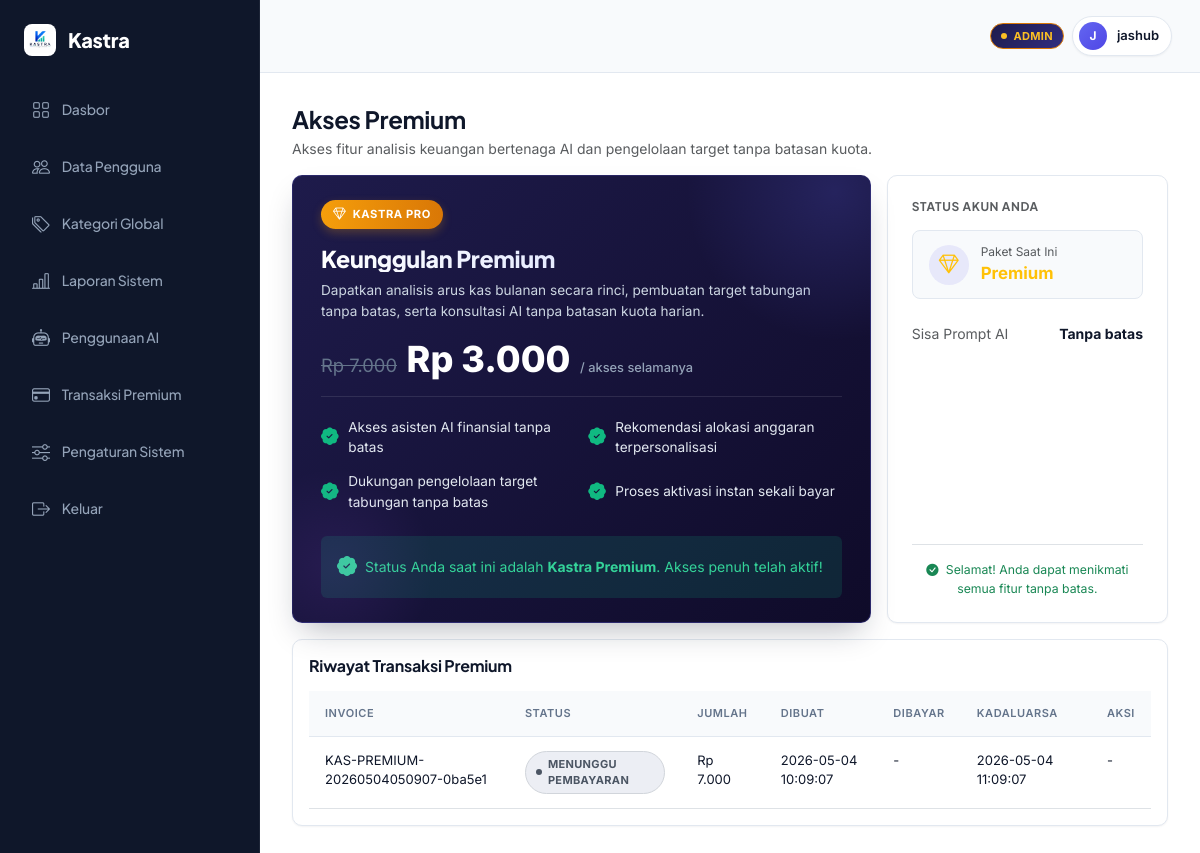
The app's page /user/upgrade_premium.php (signed in) with its own data.
### tables this page shows
CREATE TABLE `users` (
  `id_user` int(11) NOT NULL,
  `nama_lengkap` varchar(120) NOT NULL,
  `email` varchar(120) NOT NULL,
  `kata_sandi` varchar(255) NOT NULL,
  `tanggal_daftar` datetime NOT NULL,
  `foto` varchar(255) DEFAULT NULL,
  `preferensi` longtext DEFAULT NULL CHECK (json_valid(`preferensi`)),
  `status_user` enum('biasa','premium') NOT NULL DEFAULT 'biasa',
  `sisa_prompt` int(11) NOT NULL DEFAULT 15,
  `tanggal_reset_prompt` date DEFAULT NULL,
  `role` enum('admin','user') NOT NULL DEFAULT 'user',
  `premium_expired` datetime DEFAULT NULL
);

CREATE TABLE `transaksi_premium` (
  `id_transaksi` int(11) NOT NULL,
  `id_user` int(11) NOT NULL,
  `kode_pembayaran` varchar(100) NOT NULL,
  `status` enum('pending','berhasil','gagal','expired') NOT NULL DEFAULT 'pending',
  `jumlah` int(11) NOT NULL DEFAULT 7000,
  `tanggal` datetime NOT NULL,
  `kode_invoice` varchar(100) DEFAULT NULL,
  `metode_pembayaran` varchar(100) DEFAULT NULL,
  `waktu_buat` datetime DEFAULT NULL,
  `waktu_bayar` datetime DEFAULT NULL,
  `expired_at` datetime DEFAULT NULL,
  `payment_number` text DEFAULT NULL,
  `total_payment` int(11) DEFAULT NULL
);

### user/upgrade_premium.php (the view, shortened to what the rows shown need)
<?php
require_once __DIR__ . '/../config/database.php';
require_once __DIR__ . '/../config/fungsi.php';
require_once __DIR__ . '/../includes/pakasir_payment.php';
$pakasir = require __DIR__ . '/../config/pakasir.php';
$id_user = (int) $_SESSION['id_user'];
$key_config = $pakasir['api_key'] ?? '';
$slug_config = $pakasir['project_slug'] ?? '';
$config_invalid = (
    empty($key_config) ||
    empty($slug_config) ||
    $key_config === 'ISI_API_KEY_PAKASIR_DI_SINI' ||
    $key_config === 'ISI_API_KEY_PAKASIR' ||
    $key_config === '5rNf7vksuhV55CCtNPc53SlNMSJpvsIt' ||
    $slug_config === 'ISI_PROJECT_SLUG_PAKASIR_DI_SINI' ||
    $slug_config === 'ISI_PROJECT_SLUG_PAKASIR'
);
try { $koneksi->exec("ALTER TABLE transaksi_premium ADD COLUMN payment_number TEXT NULL"); } catch (Throwable $e) {}
try { $koneksi->exec("ALTER TABLE transaksi_premium ADD COLUMN total_payment INT NULL"); } catch (Throwable $e) {}
$koneksi->prepare("UPDATE transaksi_premium SET status='expired' WHERE id_user=:id_user AND status='pending' AND expired_at < :now")
    ->execute(['id_user' => $id_user, 'now' => date('Y-m-d H:i:s')]);
$status_akun = sinkron_status_premium($koneksi, $id_user);
$status_user = $status_akun['status_user'] ?? 'biasa';
$query_user = $koneksi->prepare('SELECT sisa_prompt FROM users WHERE id_user = :id_user LIMIT 1');
$query_user->execute(['id_user' => $id_user]);
$sisa_prompt = (int) (($query_user->fetch()['sisa_prompt'] ?? 0));
$query_transaksi = $koneksi->prepare('SELECT * FROM transaksi_premium WHERE id_user = :id_user ORDER BY waktu_buat DESC LIMIT 10');
$query_transaksi->execute(['id_user' => $id_user]);
$transaksi_premium = $query_transaksi->fetchAll();
$transaksi_pending = null;
if (!$transaksi_pending) {
    $q_pending = $koneksi->prepare("SELECT * FROM transaksi_premium WHERE id_user=:id_user AND status='pending' AND expired_at > :now ORDER BY id_transaksi DESC LIMIT 1");
    $q_pending->execute(['id_user' => $id_user, 'now' => date('Y-m-d H:i:s')]);
    $transaksi_pending = $q_pending->fetch() ?: null;
}
include __DIR__ . '/../partials/header.php';
include __DIR__ . '/../partials/sidebar.php';
include __DIR__ . '/../partials/topbar.php';
?>
<div class="d-flex justify-content-between align-items-end flex-wrap gap-2 mb-3">
  <div>
    <h2 class="mb-1" style="font-size:24px;">Akses Premium</h2>
  </div>
</div>
<div class="row g-3">
  <div class="<?= $transaksi_pending ? 'col-xl-5' : 'col-xl-4' ?>">
    <?php if ($transaksi_pending): ?>
      <?php
        $expired_ts = strtotime((string) $transaksi_pending['expired_at']);
        $detik_sisa = max(0, $expired_ts - time());
        $total_bayar = (int) ($transaksi_pending['total_payment'] ?? $transaksi_pending['jumlah']);
      ?>
      <div class="card-modern qris-pay-card" id="cardPembayaranQR"
           data-invoice="<?= h($transaksi_pending['kode_invoice']) ?>"
           data-expired-seconds="<?= (int) $detik_sisa ?>">
        <div class="qris-pay-header">
          <h6 class="mb-1 text-white"><i class="bi bi-qr-code-scan me-2"></i>Pembayaran QRIS</h6>
          <p class="text-white-50 small mb-0">Pindai kode QR untuk menyelesaikan pembayaran.</p>
        </div>
        <div class="p-3 text-center bg-light-subtle">
          <div id="qrisCanvas" class="qris-scanner-box mb-2"></div>
          <div id="labelQrInfo" class="small text-muted mt-1">Pindai untuk membayar otomatis</div>
        </div>
        <div class="p-3 border-top">
          <div class="detail-row">
            <span class="text-muted">Faktur</span>
            <strong><?= h($transaksi_pending['kode_invoice']) ?></strong>
          </div>
          <div class="detail-row">
            <span class="text-muted">Total Bayar</span>
            <strong class="text-primary"><?= h(format_rupiah((float) $total_bayar)) ?></strong>
          </div>
          <div class="detail-row">
            <span class="text-muted">Status</span>
            <span id="statusPembayaran" class="badge-status badge-biasa"><?= h(status_label_premium((string) $transaksi_pending['status'])) ?></span>
          </div>
          <div class="detail-row">
            <span class="text-muted">Sisa Waktu</span>
            <strong id="countdownPembayaran" class="text-danger">--:--</strong>
          </div>
          <div class="mt-3 d-flex gap-2 flex-wrap">
            <a href="<?= url('user/upgrade_premium.php') ?>" class="btn btn-light btn-sm w-100"><i class="bi bi-arrow-clockwise me-1"></i>Perbarui Data</a>
            <?php if (!$config_invalid): ?>
            <form method="post" class="w-100" id="formBuatUlang" style="display:none;">
              <input type="hidden" name="aksi" value="buat_ulang">
              <input type="hidden" name="invoice_lama" value="<?= h((string) $transaksi_pending['kode_invoice']) ?>">
              <button class="btn btn-utama btn-sm w-100" type="submit"><i class="bi bi-plus-circle me-1"></i>Buat Ulang Pembayaran</button>
            </form>
            <?php endif; ?>
          </div>
        </div>
      </div>
      <script src="https://cdn.jsdelivr.net/npm/qrcodejs@1.0.0/qrcode.min.js"></script>
      <script>
      (function () {
        const card = document.getElementById('cardPembayaranQR');
        if (!card) return;
        const invoice = card.getAttribute('data-invoice') || '';
        let detikSisa = parseInt(card.getAttribute('data-expired-seconds') || '0', 10);
        const statusEl = document.getElementById('statusPembayaran');
        const countdownEl = document.getElementById('countdownPembayaran');
        const qrisCanvas = document.getElementById('qrisCanvas');
        const labelQrInfo = document.getElementById('labelQrInfo');
        const formBuatUlang = document.getElementById('formBuatUlang');
        const qrString = <?= json_encode((string) ($transaksi_pending['payment_number'] ?? '')) ?>;
        let isFinished = false;
        let statusInterval = null;
        if (qrisCanvas && qrString) {
          qrisCanvas.innerHTML = '';
          new QRCode(qrisCanvas, {
            text: qrString,
            width: 220,
            height: 220,
            correctLevel: QRCode.CorrectLevel.M
          });
        } else if (labelQrInfo) {
          labelQrInfo.textContent = 'QR belum tersedia. Klik "Buat Ulang Pembayaran".';
        }
        function formatDetik(totalDetik) {
          const menit = Math.floor(totalDetik / 60);
          const detik = totalDetik % 60;
          return String(menit).padStart(2, '0') + ':' + String(detik).padStart(2, '0');
        }
        function updateCountdown() {
          if (!countdownEl) return;
          if (detikSisa <= 0) {
            countdownEl.textContent = '00:00';
            if (statusEl) {
              statusEl.textContent = 'QR Kadaluarsa';
              statusEl.className = 'badge-status badge-keluar';
            }
            if (qrisCanvas) {
              qrisCanvas.classList.remove('qris-scanner-container');
            }
            if (formBuatUlang) {
              formBuatUlang.style.display = 'inline-block';
            }
            return;
          }
          countdownEl.textContent = formatDetik(detikSisa);
          detikSisa--;
        }
        async function cekStatus() {
          if (!invoice || isFinished) return;
          try {
            const response = await fetch(<?= json_encode(url('user/premium_status.php')) ?> + '?invoice=' + encodeURIComponent(invoice), {
              headers: { 'X-Requested-With': 'XMLHttpRequest' }
            });
            const data = await response.json();
            if (!data.ok) return;
            let label = data.label_status || 'Menunggu pembayaran';
            let badge = data.badge_status || 'badge-biasa';
            if (data.status === 'pending' && data.remote_status === 'completed') {
              label = 'Pembayaran diterima, menunggu verifikasi.';
            }
            if (statusEl) {
              statusEl.textContent = label;
              statusEl.className = 'badge-status ' + badge;
            }
            if (data.status === 'berhasil') {
              isFinished = true;
              if (statusInterval) clearInterval(statusInterval);
              if (qrisCanvas) {
                qrisCanvas.classList.remove('qris-scanner-container');
                qrisCanvas.innerHTML = '<div style="width: 220px; height: 220px; display: flex; align-items: center; justify-content: center; animation: scale-in 0.45s cubic-bezier(0.175, 0.885, 0.32, 1.275);"><i class="bi bi-check-circle-fill" style="font-size: 80px; color: var(--sukses);"></i></div>';
              }
              if (labelQrInfo) {
                labelQrInfo.innerHTML = '<span class="text-success font-weight-bold">Pembayaran Diterima!</span>';
              }
              if (typeof tampilToast === 'function') {
                tampilToast('Pembayaran berhasil', 'sukses');
              }
              setTimeout(function () {
                window.location.href = <?= json_encode(url('user/dashboard.php?premium=aktif')) ?>;
              }, 1500);
            } else if (data.status === 'expired' || data.status === 'gagal') {
              isFinished = true;
              if (statusInterval) clearInterval(statusInterval);
              if (formBuatUlang) {
                formBuatUlang.style.display = 'inline-block';
              }
              if (qrisCanvas) {
                qrisCanvas.classList.remove('qris-scanner-container');
              }
              if (typeof tampilToast === 'function') {
                tampilToast(data.status === 'expired' ? 'Silakan coba kembali' : 'Pembayaran gagal', 'gagal');
              }
            }
          } catch (e) {
          }
        }
        updateCountdown();
        setInterval(updateCountdown, 1000);
        statusInterval = setInterval(cekStatus, 2000); // Polling status every 2 seconds for a smoother refresh rate
      })();
      </script>
    <?php else: ?>
      <div class="card-modern p-4 d-flex flex-column justify-content-between h-100">
        <div>
          <h6 class="mb-3 text-muted text-uppercase" style="font-size: 0.75rem; letter-spacing: 0.05em; font-weight: 700;">Status Akun Anda</h6>
          <div class="status-badge-container mb-3">
            <div class="d-flex align-items-center justify-content-center rounded-circle" style="width: 40px; height: 40px; background: rgba(79, 70, 229, 0.1); color: var(--primary);">
              <i class="bi <?= $status_user === 'premium' ? 'bi-gem text-warning' : 'bi-person-fill' ?> fs-5"></i>
            </div>
            <div>
              <div class="small text-muted" style="font-size: 0.75rem;">Paket Saat Ini</div>
              <strong style="font-size: 1.05rem;" class="<?= $status_user === 'premium' ? 'text-warning' : '' ?>"><?= h(ucfirst($status_user)) ?></strong>
            </div>
          </div>
          <div class="detail-row">
            <span class="text-muted">Sisa Prompt AI</span>
            <strong><?= $status_user === 'premium' ? 'Tanpa batas' : (int) $sisa_prompt ?></strong>
          </div>
        </div>
        <?php if ($status_user !== 'premium'): ?>
          <div class="mt-4 pt-3 border-top small text-muted text-center">
            <i class="bi bi-info-circle me-1"></i> Tipe Akun Biasa dibatasi maksimal 15 prompt AI per hari.
          </div>
        <?php else: ?>
          <div class="mt-4 pt-3 border-top small text-success text-center">
            <i class="bi bi-check-circle-fill me-1"></i> Selamat! Anda dapat menikmati semua fitur tanpa batas.
          </div>
        <?php endif; ?>
      </div>
    <?php endif; ?>
  </div>
</div>
<div class="card-modern p-3 mt-3">
  <div class="table-responsive">
    <table class="table table-clean mb-0">
      <thead><tr><th>Invoice</th><th>Status</th><th>Jumlah</th><th>Dibuat</th><th>Dibayar</th><th>Kadaluarsa</th><th>Aksi</th></tr></thead>
      <tbody>
      <?php foreach ($transaksi_premium as $item): ?>
        <tr>
          <td><?= h($item['kode_invoice']) ?></td>
          <td>
            <?php
              $label = status_label_premium((string) $item['status']);
            ?>
            <span class="badge-status <?= $item['status'] === 'berhasil' ? 'badge-masuk' : ($item['status'] === 'gagal' || $item['status'] === 'expired' ? 'badge-keluar' : 'badge-biasa') ?>"><?= h($label) ?></span>
          </td>
          <td><?= h(format_rupiah((float) $item['jumlah'])) ?></td>
          <td><?= h($item['waktu_buat']) ?></td>
          <td><?= h($item['waktu_bayar'] ?: '-') ?></td>
          <td><?= h($item['expired_at']) ?></td>
          <td>
            <?php if ($item['status'] === 'pending'): ?>
              <a class="btn btn-sm btn-light" href="<?= url('user/upgrade_premium.php?invoice=' . urlencode((string) $item['kode_invoice'])) ?>">Cek Status</a>
            <?php else: ?>
              -
            <?php endif; ?>
          </td>
        </tr>
      <?php endforeach; ?>
      </tbody>
    </table>
  </div>
</div>
<?php include __DIR__ . '/../partials/footer.php'; ?>

### records on screen
users: status_user "Premium"
transaksi_premium: kode_invoice "KAS-PREMIUM-20260504050907-0ba5e1", status "MENUNGGU PEMBAYARAN", jumlah "Rp 7.000", waktu_buat "2026-05-04 10:09:07", waktu_bayar "-", expired_at "2026-05-04 11:09:07"

### other values on screen
$inisial_pengguna "J"
$nama_pengguna "jashub"
format_rupiah(7000) "Rp 7.000"
format_rupiah((float) $harga_premium) "Rp 3.000"
